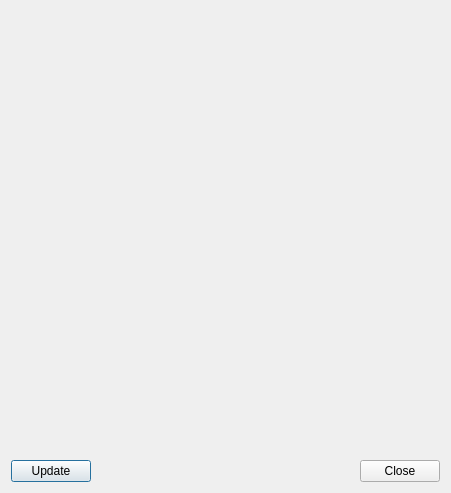
<?xml version="1.0" encoding="UTF-8"?>
<ui version="4.0">
 <class>CompanyDetailsDialog</class>
 <widget class="QDialog" name="CompanyDetailsDialog">
  <property name="geometry">
   <rect>
    <x>0</x>
    <y>0</y>
    <width>451</width>
    <height>493</height>
   </rect>
  </property>
  <property name="windowTitle">
   <string>Company Details</string>
  </property>
  <layout class="QVBoxLayout" name="verticalLayout">
   <item>
    <widget class="CompanyDetailsWidget" name="companyWidget" native="true"/>
   </item>
   <item>
    <layout class="QHBoxLayout" name="horizontalLayout">
     <item>
      <widget class="QPushButton" name="updateButton">
       <property name="text">
        <string>Update</string>
       </property>
      </widget>
     </item>
     <item>
      <spacer name="horizontalSpacer">
       <property name="orientation">
        <enum>Qt::Horizontal</enum>
       </property>
       <property name="sizeHint" stdset="0">
        <size>
         <width>40</width>
         <height>20</height>
        </size>
       </property>
      </spacer>
     </item>
     <item>
      <widget class="QPushButton" name="closeButton">
       <property name="text">
        <string>Close</string>
       </property>
      </widget>
     </item>
    </layout>
   </item>
  </layout>
 </widget>
 <customwidgets>
  <customwidget>
   <class>CompanyDetailsWidget</class>
   <extends>QWidget</extends>
   <header>ui/CompanyDetailsWidget.h</header>
   <container>1</container>
  </customwidget>
 </customwidgets>
 <resources/>
 <connections/>
</ui>
